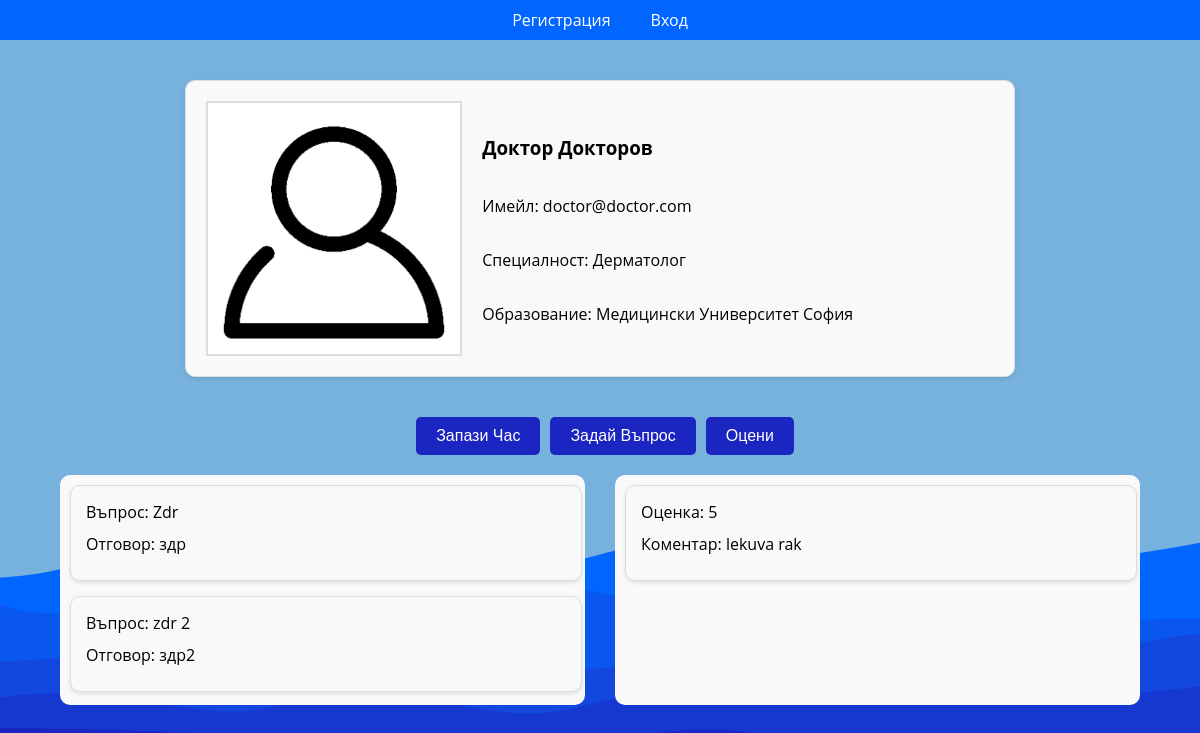
The app's page /byte/doctor.php?id=11, older data.
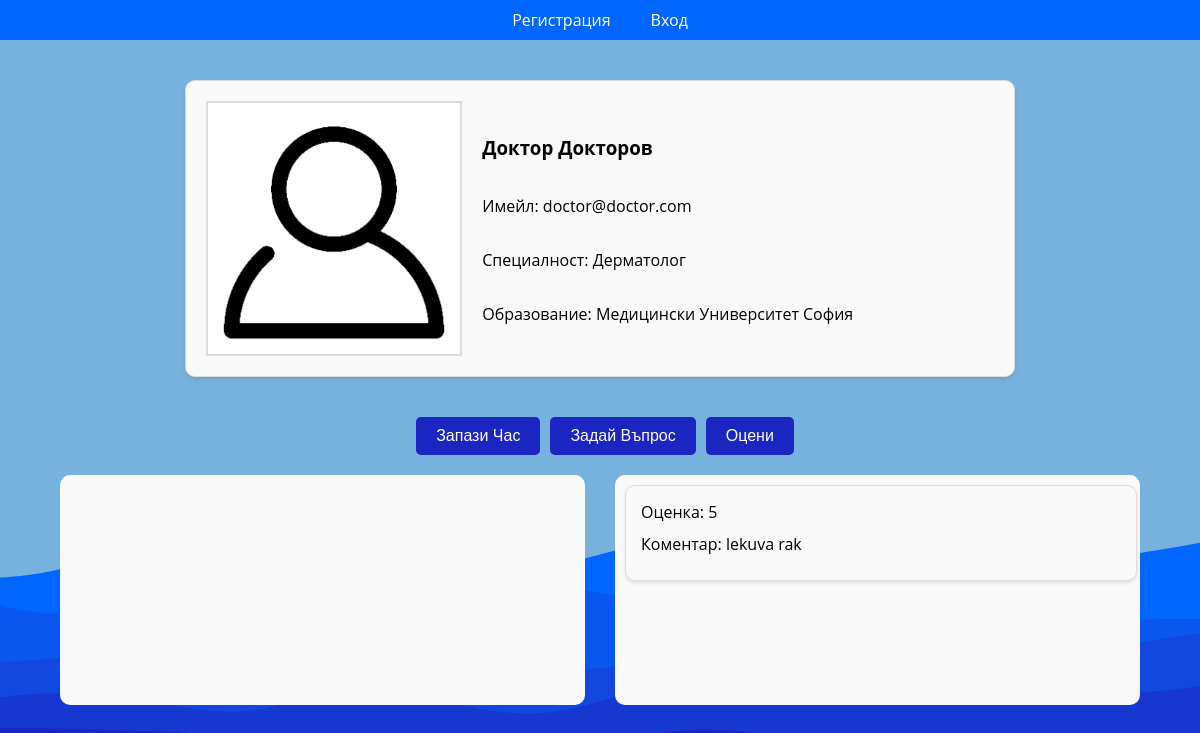
The same page, newer data.
### tables this page shows
CREATE TABLE `photos` (
  `id` bigint(60) NOT NULL COMMENT 'ID of the photo',
  `photo_url` mediumtext NOT NULL,
  `alt` varchar(30) DEFAULT NULL
);

CREATE TABLE `users` (
  `id` bigint(20) NOT NULL COMMENT 'primary key',
  `first_name` varchar(50) DEFAULT NULL COMMENT 'the user''s first name',
  `last_name` varchar(50) DEFAULT NULL COMMENT 'the user''s last name',
  `user_type` varchar(20) NOT NULL DEFAULT 'USER' COMMENT 'foreign key to user''s type',
  `email` varchar(50) NOT NULL COMMENT 'the user''s email',
  `password` varchar(300) NOT NULL COMMENT 'the user''s password',
  `phone` varchar(50) DEFAULT NULL COMMENT 'the user''s phone',
  `profile_picture_id` bigint(60) NOT NULL DEFAULT 1 COMMENT 'Foreign Key to the Profile picture'
);

CREATE TABLE `doctors_info` (
  `id` bigint(20) NOT NULL COMMENT 'foreign key to the User id in the users table',
  `specialty` varchar(50) NOT NULL COMMENT 'the doctor''s specialty',
  `education` varchar(100) NOT NULL COMMENT 'the doctor''s university'
);

CREATE TABLE `questions` (
  `id` bigint(60) NOT NULL,
  `doctor_id` bigint(60) DEFAULT NULL,
  `user_id` bigint(60) DEFAULT NULL,
  `question` varchar(500) NOT NULL,
  `answer` varchar(200) DEFAULT NULL
);

CREATE TABLE `reviews` (
  `id` bigint(60) NOT NULL,
  `doctor_id` bigint(60) DEFAULT NULL,
  `client_id` bigint(60) DEFAULT NULL,
  `rating` bigint(60) NOT NULL,
  `comment` varchar(200) DEFAULT NULL
);

### database/database.php (called while the page is built, shortened)
<?php
  class Database
  {
    private $connection;
    public function __construct()
    {
      $host = 'localhost';
      $username = 'admin';
      $password = 'admin';
      $databaseName = 'byte';
      $this->connection = new PDO("mysql:host=$host;dbname=$databaseName", $username, $password);
      $this->connection->setAttribute(PDO::ATTR_ERRMODE, PDO::ERRMODE_EXCEPTION);
    }
    public function getConnection(): PDO
    {
      return $this->connection;
    }
  }

### database/repositories/DoctorRepository.php (called while the page is built, shortened)
<?php
  require_once __DIR__ . '/DoctorInfoRepository.php';
  require_once __DIR__ . '/UsersRepository.php';
  require_once __DIR__ . '/../../models/User.php';
  require_once __DIR__ . '/../../models/Doctor.php';
  require_once __DIR__ . '/../../models/DoctorInfo.php';
  class DoctorRepository
  {
    private UsersRepository $usersRepository;
    private DoctorInfoRepository $doctorInfoRepository;
    public function __construct()
    {
      $this->usersRepository = new UsersRepository();
      $this->doctorInfoRepository = new DoctorInfoRepository();
    }
    public function getById($id): ?Doctor
    {
      $user = $this->usersRepository->getDoctorById($id);
      $doctorInfo = $this->doctorInfoRepository->getById($id);
      return new Doctor(
          $user->id,
          $user->firstName,
          $user->lastName,
          $user->email,
          $user->profilePicture,
          $doctorInfo->specialty,
          $doctorInfo->education
      );
    }
  }

### database/repositories/Repository.php (called while the page is built, shortened)
<?php
  require __DIR__ . '/../database.php';
  class Repository
  {
    protected Database $database;
    protected string $tableName;
    public function __construct($tableName)
    {
      $this->database = new Database();
      $this->tableName = $tableName;
    }
    public function select($data, $operator = "&&"): false|array
    {
      $columns = array_keys($data);
      $placeholders = array_map(function ($value) {
        return "$value=?";
      }, $columns);
      $valuesPlaceholders = implode($operator, $placeholders);
      $command = "SELECT * FROM $this->tableName WHERE $valuesPlaceholders";
      $query = $this->database->getConnection()->prepare($command);
      $index = 1;
      foreach ($data as $key => $value) {
        $query->bindValue($index++, $value);
      }
      $query->execute();
      return $query->fetchAll(PDO::FETCH_ASSOC);
    }
  }

### database/repositories/UsersRepository.php (called while the page is built, shortened)
<?php
  require_once __DIR__ . '/Repository.php';
  require_once __DIR__ . '/PhotoRepository.php';
  require_once __DIR__ . '/../../models/User.php';
  class UsersRepository extends Repository
  {
    private PhotoRepository $photoRepository;
    public function __construct()
    {
      $this->photoRepository = new PhotoRepository();
    }
    public function getById($id): ?User
    {
      $users = $this->select([
          "id" => $id
      ]);
      return $this->constructUser($users[0]);
    }
    private function constructUser($foundUser): User
    {
      $user = new User(
          $foundUser['first_name'],
          $foundUser['last_name'],
          $foundUser['email'],
          $foundUser['password'],
          $foundUser['user_type']
      );
      $user->id = $foundUser['id'] ?? null;
      $user->phone = $foundUser['phone'] ?? '';
      $user->profilePictureId = $foundUser['profile_picture_id'] ?? 1;
      $user->profilePicture = $this->photoRepository->getById($user->profilePictureId);
      $user->profilePicture->userId = $user->id;
      return $user;
    }
    public function getDoctorById($id): ?User
    {
      $users = $this->select([
          "user_type" => 'DOCTOR',
          "id" => $id
      ]);
      return $this->constructUser($users[0]);
    }
  }

### database/repositories/PhotoRepository.php (called while the page is built, shortened)
<?php
  require_once __DIR__ . '/Repository.php';
  class PhotoRepository extends Repository
  {
    public function getById($id): ?Photo
    {
      $photos = $this->select([
          "id" => $id
      ]);
      return $this->constructPhoto($photos[0]);
    }
    private function constructPhoto($foundPhoto): Photo
    {
      $photo = new Photo(
          $foundPhoto['photo_url'],
          $foundPhoto['alt'],
      );
      $photo->id = $foundPhoto['id'] ?? null;
      return $photo;
    }
  }

### database/repositories/DoctorInfoRepository.php (called while the page is built, shortened)
<?php
  require_once __DIR__ . '/Repository.php';
  require_once __DIR__ . '/UsersRepository.php';
  require_once __DIR__ . '/../../models/User.php';
  require_once __DIR__ . '/../../models/DoctorInfo.php';
  class DoctorInfoRepository extends Repository
  {
    private UsersRepository $usersRepository;
    public function __construct()
    {
      $this->usersRepository = new UsersRepository();
    }
    private function constructDoctorInfo(int $userId, $doctorInfo): DoctorInfo
    {
      return new DoctorInfo(
          $userId,
          $doctorInfo['specialty'],
          $doctorInfo['education']
      );
    }
    public function getById($id): ?DoctorInfo
    {
      $user = $this->usersRepository->getById($id);
      $doctorInfo = $this->select([
          'id' => $id
      ]);
      return $this->constructDoctorInfo($user->id, $doctorInfo[0]);
    }
  }

### models/User.php (called while the page is built, shortened)
<?php
  class User
  {
    public function __construct($firstName, $lastName, $email, $password, $userType = 'USER')
    {
      $this->firstName = $firstName;
      $this->lastName = $lastName;
      $this->email = $email;
    }
  }

### models/DoctorInfo.php (called while the page is built, shortened)
<?php
  class DoctorInfo
  {
    public function __construct($id, $specialty, $education)
    {
      $this->specialty = $specialty;
    }
  }

### database/repositories/QuestionRepository.php (called while the page is built, shortened)
<?php
require_once __DIR__ . '/UsersRepository.php';
require_once __DIR__ . '/../../models/User.php';
require_once __DIR__ . '/../../models/Question.php';
class QuestionRepository extends Repository
{
    private function constructQuestion($foundQuestion): ?Question
    {
      $question = new Question(
          $foundQuestion['doctor_id'],
          $foundQuestion['user_id'],
          $foundQuestion['question'],
          $foundQuestion['answer']
      );
      $question->id = $foundQuestion['id'] ?? null;
      return $question;
    }
    public function getQuestions($doctorId): ?array
    {
        $questionsForDoctor = $this->select([
            'doctor_id' => $doctorId
        ]);
        $questions = [];
        if(!$questionsForDoctor) {
            return null;
        }
        foreach ($questionsForDoctor as $question_for_doctor) {
          $questions[] = $this->constructQuestion($question_for_doctor);
        }
        return $questions;
    }
}
?>

### models/Question.php (called while the page is built, shortened)
<?php
  class Question
  {
    public function __construct($doctor_id, $user_id, $question, $answer)
    {
      $this->question = $question;
      $this->answer = $answer;
    }
  }
?>

### database/repositories/ReviewRepository.php (called while the page is built, shortened)
<?php
require_once __DIR__ . '/UsersRepository.php';
require_once __DIR__ . '/../../models/User.php';
require_once __DIR__ . '/Repository.php';
require_once __DIR__ . '/../../models/Review.php';
class ReviewRepository extends Repository
{
    private function constructReview($foundReview): ?Review
    {
      $review = new Review(
          $foundReview['doctor_id'],
          $foundReview['client_id'],
          $foundReview['rating'],
          $foundReview['comment']
      );
      $review->id = $foundReview['id'] ?? null;
      return $review;
    }
    public function getReviews($doctorId): ?array
    {
        $reviewsForDoctor = $this->select([
            'doctor_id' => $doctorId
        ]);
        $reviews = [];
        foreach ($reviewsForDoctor as $review_for_doctor) {
          $reviews[] = $this->constructReview($review_for_doctor);
        }
        return $reviews;
    }
}

### models/Review.php (called while the page is built, shortened)
<?php
class Review
{
    public function __construct($doctor_id, $client_id, $rating, $comment)
    {
        $this->rating = $rating;
        $this->comment = $comment;
    }
}

### byte/doctor.php (the view, shortened to what this page needs)
<!DOCTYPE html>
<html lang="bg">
<head>
    <link rel="stylesheet" href="/public/styles/doctor.css">
</head>
<body>
<?php
  require_once 'shared/head.php';
  require_once 'shared/header.php';
?>
<?php
  require_once __DIR__ . '/../database/repositories/DoctorRepository.php';
  require_once __DIR__ . '/../database/repositories/QuestionRepository.php';
  require_once __DIR__ . '/../database/repositories/ReviewRepository.php';
  $doctorRepository = new DoctorRepository();
  $questionsRepository = new QuestionRepository();
  $reviewRepository = new ReviewRepository();
  $id = $_GET['id'];
  $doctor = $doctorRepository->getById($id);
  $questions = $questionsRepository->getQuestions($id) ?? [];
  $reviews = $reviewRepository->getReviews($id) ?? [];
  $item = '<div class="doctor-profile">';
  $item .= '<img class="doctor-picture" src="' . $doctor->profilePicture->url . '" alt="profile picture">';
  $item .= '<div class="doctor-info">';
  $item .= '<h3>' . $doctor->firstName . ' ' . $doctor->lastName . '</h3>';
  $item .= '<p> Имейл: ' . $doctor->email . '</p>';
  $item .= '<p> Специалност: ' . $doctor->specialty . '</p>';
  $item .= '<p> Образование: ' . $doctor->education . '</p>';
  $item .= '</div>';
  $item .= '</div>';
  echo '<section class="list">';
  echo $item;
  echo '</section>';
  $appointmentRedirectUrl = '/byte/appointments.php?doctorId=' . $id;
?>
<div class="button-container">
    <button type="button" class=""><a class="appointment-href" href="<?= $appointmentRedirectUrl ?>">Запази Час</a>
    </button>
    <button type="button" id="askQuestionBtn">Задай Въпрос</button>
    <button type="button" id="giveReviewBtn">Оцени</button>
</div>
<div class="forms-container">
    <?php
        include "questions_list.php";
        include "reviews_list.php";
    ?>
</div>
</body>
</html>

### byte/shared/head.php (shortened to what this page needs)
<link rel="stylesheet" href="/public/styles/styles.css">

### byte/shared/header.php (shortened to what this page needs)
<nav class="navbar-nav">
  <?php
    if (key_exists('loginTime', $_SESSION)) {
      $email = $_SESSION['email'];
      $fullName = '';
      if ($_SESSION['firstName'] && $_SESSION['lastName']) {
        $fullName = $_SESSION['firstName'] . ' ' . $_SESSION['lastName'];
      } else {
        $fullName = $email;
      }
      $items = <<<EOT
                        <div class="nav-item">
                            <a class="nav-link" href="/byte/main.php">Начало</a>
                        </div>
                        <div class="nav-item">
                            <a class="nav-link" href="/byte/doctors.php">Доктори</a>
                        </div>
                        <div class="nav-item"><a class="nav-link" href="/byte/profile.php">Профил</a></div>
                        <div class="nav-item">
                            <a class="nav-link" href="/byte/logout.php">Изход</a>
                        </div>
EOT;
    } else {
      $items = <<<EOT
                        <div class="nav-item">
                            <a class="nav-link" aria-current="page" href="/byte/register.php">Регистрация</a>
                        </div>
                        <div class="nav-item">
                            <a class="nav-link" href="/byte/login.php">Вход</a>
                        </div>
EOT;
    }
    echo $items;
  ?>
</nav>

### byte/questions_list.php
<?php
  $items = '';
  foreach ($questions as $question) {
    $items .= '<div class="question-box">';
    $items .= '<p> Въпрос: ' . $question->question . '</p>';
    if(isset($question->answer)) {
      $items .= '<p> Отговор: ' . $question->answer . '</p>';
    }
    $items .= '</div>';
  }
  echo '<section class="questions-container">';
  echo $items;
  echo '</section>';
?>

### byte/reviews_list.php
<?php
  $items = '';
  foreach ($reviews as $review) {
    $items .= '<div class="review-box">';
    $items .= '<p> Oценка: ' . $review->rating . '</p>';
    if(isset($review->comment)) {
      $items .= '<p> Коментар: ' . $review->comment . '</p>';
    }
    $items .= '</div>';
  }
  echo '<section class="reviews-container">';
  echo $items;
  echo '</section>';
?>

### public/styles/doctor.css (style rules this page uses)
.doctor-picture { max-width: 32%; margin-right: 20px; border: 2px solid #ddd; }
.doctor-profile { display: flex; justify-content: flex-start; max-width: 70%; margin: 20px auto; padding: 20px; border: 1px solid #ddd; border-radius: 10px; background-color: #f9f9f9; box-shadow: 0 2px 4px rgba(0, 0, 0, 0.1); }
.doctor-info { display: flex; flex-direction: column; justify-content: center; }
.button-container { display: flex; }
.button-container button { margin-left: 10px; padding: 10px 20px; border: none; border-radius: 5px; background-color: #1b25c1; color: white; font-size: 16px; cursor: pointer; transition: background-color 0.3s ease; }
.questions-container , .reviews-container { display: flex; flex-direction: column; flex: 1; padding: 10px; gap: 15px; width: 50%; overflow-y: scroll; background-color: #f9f9f9; border-radius: 10px; padding: 10px; margin-bottom: 10px; }
.questions-container { float: left; }
.reviews-container { float: right; }
.question-box , .review-box { padding: 15px; border: 1px solid #ddd; border-radius: 10px; background-color: #f9f9f9; box-shadow: 0 2px 4px rgba(0, 0, 0, 0.1); width: 95%; }
.question-box p, .review-box p { margin: 0 0 10px; }
.appointment-href { color: #fff; text-decoration: none; }
.forms-container { display: flex; justify-content: space-between; gap: 30px; width: 90%; height: 30vh; }

### public/styles/styles.css (style rules this page uses)
:root { --background-color: #FAFAFA; --primary-color: #0066FF; --primary-color-dark: #1b25c1; }
body { background: url('../assets/background_image.svg') no-repeat center center fixed; -webkit-background-size: cover; -moz-background-size: cover; -o-background-size: cover; background-size: cover; font-family: "Open Sans", sans-serif; margin: 0; width: 100%; max-width: 100%; height: 100vh; }
.navbar-nav { display: flex; flex-direction: row; justify-content: center; align-items: center; gap: 40px; list-style-type: none; width: 100%; height: 5%; background-color: var(--primary-color); color: white; }
.nav-link, .nav-item { color: white; text-decoration: none; }

### public/styles/forms.css (style rules this page uses)
:root { --border-color: #424ac3; --text-color: #262dac; --button-color: #2b329c; }
body { display: flex; flex-direction: column; align-items: center; gap: 20px; }

Row changes from the older to the newer data that the page shows:
removed questions: question "Zdr", answer "здр"
removed questions: question "zdr 2", answer "здр2"
